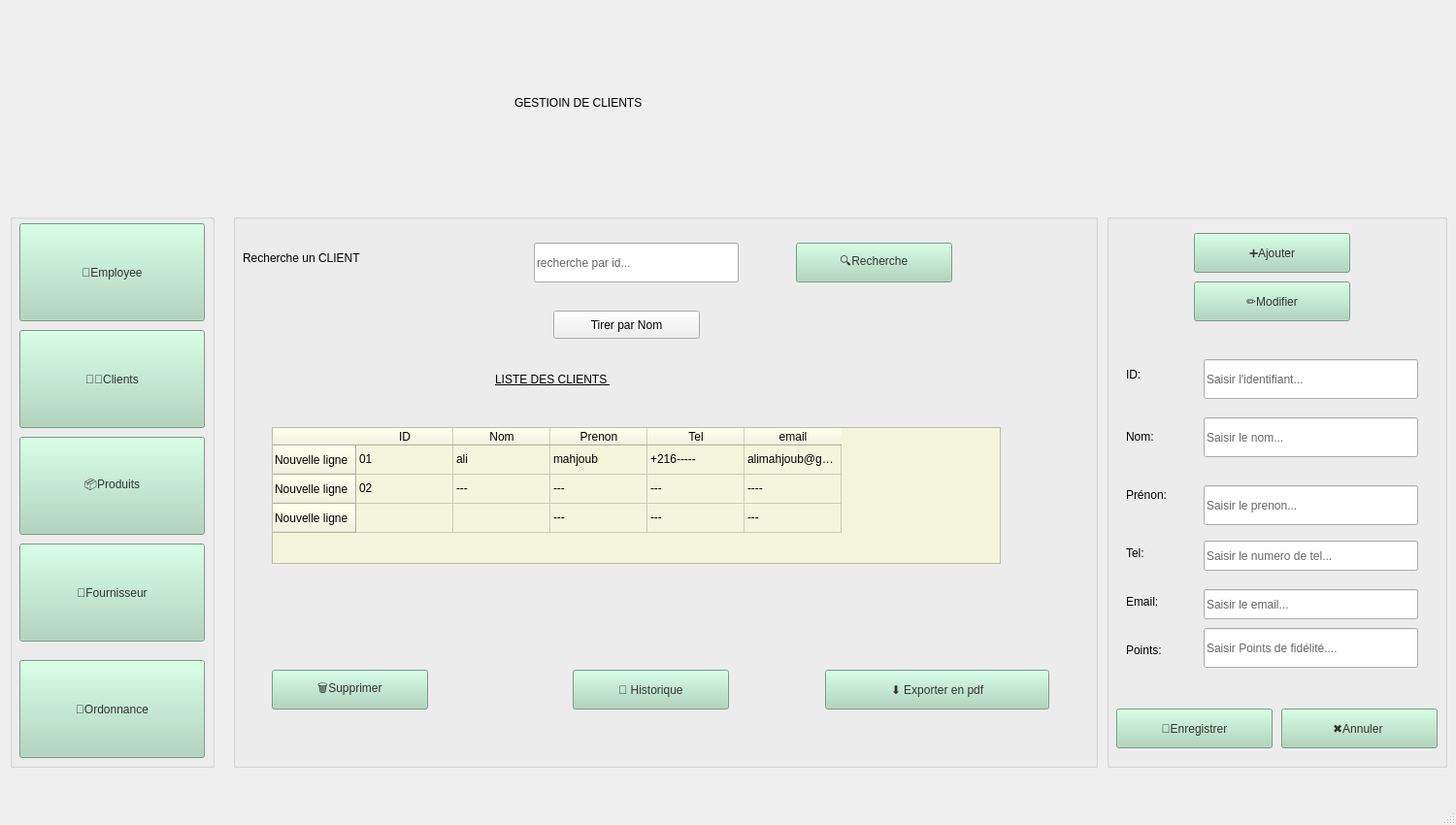
<?xml version="1.0" encoding="UTF-8"?>
<ui version="4.0">
 <class>MainWindowclient</class>
 <widget class="QMainWindow" name="MainWindowclient">
  <property name="geometry">
   <rect>
    <x>0</x>
    <y>0</y>
    <width>1500</width>
    <height>850</height>
   </rect>
  </property>
  <property name="windowTitle">
   <string>MainWindowclient</string>
  </property>
  <widget class="QWidget" name="centralwidget">
   <widget class="QStackedWidget" name="stackedWidget">
    <property name="geometry">
     <rect>
      <x>0</x>
      <y>0</y>
      <width>1500</width>
      <height>850</height>
     </rect>
    </property>
    <property name="styleSheet">
     <string notr="true">background-image: url(:/back 1.png);</string>
    </property>
    <widget class="QWidget" name="page">
     <widget class="QLabel" name="label">
      <property name="geometry">
       <rect>
        <x>20</x>
        <y>20</y>
        <width>150</width>
        <height>150</height>
       </rect>
      </property>
      <property name="styleSheet">
       <string notr="true">background-image: url(:/logo1.png);</string>
      </property>
      <property name="text">
       <string/>
      </property>
     </widget>
     <widget class="QGroupBox" name="groupBox2">
      <property name="geometry">
       <rect>
        <x>240</x>
        <y>220</y>
        <width>891</width>
        <height>571</height>
       </rect>
      </property>
      <property name="title">
       <string/>
      </property>
      <widget class="QLabel" name="Titre2">
       <property name="geometry">
        <rect>
         <x>270</x>
         <y>150</y>
         <width>231</width>
         <height>41</height>
        </rect>
       </property>
       <property name="styleSheet">
        <string notr="true">color: rgb(0, 0, 0);
text-decoration: underline;
font: 9pt &quot;Segoe UI&quot;;
font: 16pt &quot;Segoe UI&quot;;</string>
       </property>
       <property name="text">
        <string>LISTE DES CLIENTS </string>
       </property>
      </widget>
      <widget class="QTableWidget" name="tabc">
       <property name="geometry">
        <rect>
         <x>40</x>
         <y>220</y>
         <width>751</width>
         <height>141</height>
        </rect>
       </property>
       <property name="styleSheet">
        <string notr="true">background-color: rgb(245, 245, 220);
font: 10pt &quot;Segoe UI&quot;;
color: rgb(0, 0, 0);</string>
       </property>
       <row>
        <property name="text">
         <string>Nouvelle ligne</string>
        </property>
       </row>
       <row>
        <property name="text">
         <string>Nouvelle ligne</string>
        </property>
       </row>
       <row>
        <property name="text">
         <string>Nouvelle ligne</string>
        </property>
       </row>
       <column>
        <property name="text">
         <string>ID</string>
        </property>
       </column>
       <column>
        <property name="text">
         <string>Nom</string>
        </property>
       </column>
       <column>
        <property name="text">
         <string>Prenon</string>
        </property>
       </column>
       <column>
        <property name="text">
         <string>Tel</string>
        </property>
       </column>
       <column>
        <property name="text">
         <string>email</string>
        </property>
       </column>
       <item row="0" column="0">
        <property name="text">
         <string>01</string>
        </property>
       </item>
       <item row="0" column="1">
        <property name="text">
         <string>ali</string>
        </property>
       </item>
       <item row="0" column="2">
        <property name="text">
         <string>mahjoub</string>
        </property>
       </item>
       <item row="0" column="3">
        <property name="text">
         <string>+216-----</string>
        </property>
       </item>
       <item row="0" column="4">
        <property name="text">
         <string>alimahjoub@gmail.com</string>
        </property>
       </item>
       <item row="1" column="0">
        <property name="text">
         <string>02</string>
        </property>
       </item>
       <item row="1" column="1">
        <property name="text">
         <string>---</string>
        </property>
       </item>
       <item row="1" column="2">
        <property name="text">
         <string>---</string>
        </property>
       </item>
       <item row="1" column="3">
        <property name="text">
         <string>---</string>
        </property>
       </item>
       <item row="1" column="4">
        <property name="text">
         <string>----</string>
        </property>
       </item>
       <item row="2" column="2">
        <property name="text">
         <string>---</string>
        </property>
       </item>
       <item row="2" column="3">
        <property name="text">
         <string>---</string>
        </property>
       </item>
       <item row="2" column="4">
        <property name="text">
         <string>---</string>
        </property>
       </item>
      </widget>
      <widget class="QPushButton" name="brecherche">
       <property name="geometry">
        <rect>
         <x>580</x>
         <y>30</y>
         <width>161</width>
         <height>41</height>
        </rect>
       </property>
       <property name="styleSheet">
        <string notr="true">background-color: rgb(168, 213, 186);
font: 14pt &quot;Segoe UI&quot;;
color: rgb(51, 51, 51);</string>
       </property>
       <property name="text">
        <string>🔍Recherche</string>
       </property>
      </widget>
      <widget class="QPushButton" name="bhistorique">
       <property name="geometry">
        <rect>
         <x>350</x>
         <y>470</y>
         <width>161</width>
         <height>41</height>
        </rect>
       </property>
       <property name="styleSheet">
        <string notr="true">background-color: rgb(168, 213, 186);
font: 14pt &quot;Segoe UI&quot;;
color: rgb(51, 51, 51);</string>
       </property>
       <property name="text">
        <string>📜 Historique</string>
       </property>
      </widget>
      <widget class="QPushButton" name="bexporter">
       <property name="geometry">
        <rect>
         <x>610</x>
         <y>470</y>
         <width>231</width>
         <height>41</height>
        </rect>
       </property>
       <property name="styleSheet">
        <string notr="true">background-color: rgb(168, 213, 186);
font: 14pt &quot;Segoe UI&quot;;
color: rgb(51, 51, 51);</string>
       </property>
       <property name="text">
        <string>⬇ Exporter en pdf</string>
       </property>
      </widget>
      <widget class="QLineEdit" name="lineEdit">
       <property name="geometry">
        <rect>
         <x>310</x>
         <y>30</y>
         <width>211</width>
         <height>41</height>
        </rect>
       </property>
       <property name="styleSheet">
        <string notr="true">color: rgb(102, 102, 102);
font: 11pt &quot;Segoe UI&quot;;
</string>
       </property>
       <property name="text">
        <string>recherche par id...</string>
       </property>
      </widget>
      <widget class="QLabel" name="label_2">
       <property name="geometry">
        <rect>
         <x>10</x>
         <y>30</y>
         <width>251</width>
         <height>31</height>
        </rect>
       </property>
       <property name="styleSheet">
        <string notr="true">color: rgb(0, 0, 0);
font: 16pt &quot;Segoe UI&quot;;</string>
       </property>
       <property name="text">
        <string>Recherche un CLIENT</string>
       </property>
      </widget>
      <widget class="QPushButton" name="pushButton">
       <property name="geometry">
        <rect>
         <x>330</x>
         <y>100</y>
         <width>151</width>
         <height>29</height>
        </rect>
       </property>
       <property name="styleSheet">
        <string notr="true">color: rgb(0, 0, 0);
font: 12pt &quot;Segoe UI&quot;;</string>
       </property>
       <property name="text">
        <string>Tirer par Nom</string>
       </property>
      </widget>
      <widget class="QPushButton" name="bsupprimer">
       <property name="geometry">
        <rect>
         <x>40</x>
         <y>470</y>
         <width>161</width>
         <height>41</height>
        </rect>
       </property>
       <property name="styleSheet">
        <string notr="true">background-color: rgb(168, 213, 186);
font: 14pt &quot;Segoe UI&quot;;
color: rgb(51, 51, 51);</string>
       </property>
       <property name="text">
        <string>🗑Supprimer</string>
       </property>
      </widget>
     </widget>
     <widget class="QGroupBox" name="groupBox1">
      <property name="geometry">
       <rect>
        <x>10</x>
        <y>220</y>
        <width>211</width>
        <height>571</height>
       </rect>
      </property>
      <property name="styleSheet">
       <string notr="true"/>
      </property>
      <property name="title">
       <string/>
      </property>
      <widget class="QPushButton" name="bc">
       <property name="geometry">
        <rect>
         <x>10</x>
         <y>120</y>
         <width>191</width>
         <height>101</height>
        </rect>
       </property>
       <property name="styleSheet">
        <string notr="true">background-color: rgb(168, 213, 186);
color: rgb(51, 51, 51);
font: 18pt &quot;Segoe UI&quot;;</string>
       </property>
       <property name="text">
        <string>🧑‍💼Clients</string>
       </property>
      </widget>
      <widget class="QPushButton" name="bp">
       <property name="geometry">
        <rect>
         <x>10</x>
         <y>230</y>
         <width>191</width>
         <height>101</height>
        </rect>
       </property>
       <property name="styleSheet">
        <string notr="true">background-color: rgb(168, 213, 186);
color: rgb(51, 51, 51);
font: 18pt &quot;Segoe UI&quot;;</string>
       </property>
       <property name="text">
        <string>📦Produits</string>
       </property>
      </widget>
      <widget class="QPushButton" name="bf">
       <property name="geometry">
        <rect>
         <x>10</x>
         <y>340</y>
         <width>191</width>
         <height>101</height>
        </rect>
       </property>
       <property name="styleSheet">
        <string notr="true">background-color: rgb(168, 213, 186);
color: rgb(51, 51, 51);
font: 18pt &quot;Segoe UI&quot;;</string>
       </property>
       <property name="text">
        <string>🚚Fournisseur</string>
       </property>
      </widget>
      <widget class="QPushButton" name="ba">
       <property name="geometry">
        <rect>
         <x>10</x>
         <y>460</y>
         <width>191</width>
         <height>101</height>
        </rect>
       </property>
       <property name="styleSheet">
        <string notr="true">background-color: rgb(168, 213, 186);
color: rgb(51, 51, 51);
font: 16pt &quot;Segoe UI&quot;;</string>
       </property>
       <property name="text">
        <string>📄Ordonnance</string>
       </property>
      </widget>
      <widget class="QPushButton" name="bem">
       <property name="geometry">
        <rect>
         <x>10</x>
         <y>10</y>
         <width>191</width>
         <height>101</height>
        </rect>
       </property>
       <property name="styleSheet">
        <string notr="true">background-color: rgb(168, 213, 186);
color: rgb(51, 51, 51);
font: 18pt &quot;Segoe UI&quot;;</string>
       </property>
       <property name="text">
        <string>👤Employee</string>
       </property>
      </widget>
     </widget>
     <widget class="QGroupBox" name="groupBox">
      <property name="geometry">
       <rect>
        <x>1140</x>
        <y>220</y>
        <width>351</width>
        <height>571</height>
       </rect>
      </property>
      <property name="title">
       <string/>
      </property>
      <widget class="QPushButton" name="bajouter">
       <property name="geometry">
        <rect>
         <x>90</x>
         <y>20</y>
         <width>161</width>
         <height>41</height>
        </rect>
       </property>
       <property name="styleSheet">
        <string notr="true">background-color: rgb(168, 213, 186);
font: 14pt &quot;Segoe UI&quot;;
color: rgb(51, 51, 51);</string>
       </property>
       <property name="text">
        <string>➕Ajouter</string>
       </property>
      </widget>
      <widget class="QPushButton" name="bmodifier">
       <property name="geometry">
        <rect>
         <x>90</x>
         <y>70</y>
         <width>161</width>
         <height>41</height>
        </rect>
       </property>
       <property name="styleSheet">
        <string notr="true">background-color: rgb(168, 213, 186);
font: 14pt &quot;Segoe UI&quot;;
color: rgb(51, 51, 51);</string>
       </property>
       <property name="text">
        <string>✏️Modifier</string>
       </property>
      </widget>
      <widget class="QLabel" name="non">
       <property name="geometry">
        <rect>
         <x>20</x>
         <y>140</y>
         <width>41</width>
         <height>51</height>
        </rect>
       </property>
       <property name="styleSheet">
        <string notr="true">font: 11pt &quot;Segoe UI&quot;;
color: rgb(0, 0, 0);
</string>
       </property>
       <property name="text">
        <string>ID:</string>
       </property>
      </widget>
      <widget class="QLabel" name="label_3">
       <property name="geometry">
        <rect>
         <x>20</x>
         <y>220</y>
         <width>63</width>
         <height>20</height>
        </rect>
       </property>
       <property name="styleSheet">
        <string notr="true">font: 11pt &quot;Segoe UI&quot;;
color: rgb(0, 0, 0);</string>
       </property>
       <property name="text">
        <string>Nom:</string>
       </property>
      </widget>
      <widget class="QLabel" name="label_4">
       <property name="geometry">
        <rect>
         <x>20</x>
         <y>280</y>
         <width>63</width>
         <height>20</height>
        </rect>
       </property>
       <property name="styleSheet">
        <string notr="true">font: 11pt &quot;Segoe UI&quot;;
color: rgb(0, 0, 0);</string>
       </property>
       <property name="text">
        <string>Prénon:</string>
       </property>
      </widget>
      <widget class="QLabel" name="label_5">
       <property name="geometry">
        <rect>
         <x>20</x>
         <y>340</y>
         <width>63</width>
         <height>20</height>
        </rect>
       </property>
       <property name="styleSheet">
        <string notr="true">font: 11pt &quot;Segoe UI&quot;;
color: rgb(0, 0, 0);</string>
       </property>
       <property name="text">
        <string>Tel:</string>
       </property>
      </widget>
      <widget class="QLabel" name="label_6">
       <property name="geometry">
        <rect>
         <x>20</x>
         <y>390</y>
         <width>63</width>
         <height>20</height>
        </rect>
       </property>
       <property name="styleSheet">
        <string notr="true">font: 11pt &quot;Segoe UI&quot;;
color: rgb(0, 0, 0);</string>
       </property>
       <property name="text">
        <string>Email:</string>
       </property>
      </widget>
      <widget class="QLabel" name="label_7">
       <property name="geometry">
        <rect>
         <x>20</x>
         <y>440</y>
         <width>63</width>
         <height>20</height>
        </rect>
       </property>
       <property name="styleSheet">
        <string notr="true">font: 11pt &quot;Segoe UI&quot;;
color: rgb(0, 0, 0);</string>
       </property>
       <property name="text">
        <string>Points:</string>
       </property>
      </widget>
      <widget class="QLineEdit" name="lineid">
       <property name="geometry">
        <rect>
         <x>100</x>
         <y>150</y>
         <width>221</width>
         <height>41</height>
        </rect>
       </property>
       <property name="styleSheet">
        <string notr="true">color: rgb(102, 102, 102);
font: 11pt &quot;Segoe UI&quot;;</string>
       </property>
       <property name="text">
        <string>Saisir l'identifiant...</string>
       </property>
      </widget>
      <widget class="QLineEdit" name="linenom">
       <property name="geometry">
        <rect>
         <x>100</x>
         <y>210</y>
         <width>221</width>
         <height>41</height>
        </rect>
       </property>
       <property name="styleSheet">
        <string notr="true">color: rgb(102, 102, 102);
font: 11pt &quot;Segoe UI&quot;;</string>
       </property>
       <property name="text">
        <string>Saisir le nom...</string>
       </property>
      </widget>
      <widget class="QLineEdit" name="lineprenon">
       <property name="geometry">
        <rect>
         <x>100</x>
         <y>280</y>
         <width>221</width>
         <height>41</height>
        </rect>
       </property>
       <property name="styleSheet">
        <string notr="true">color: rgb(102, 102, 102);
font: 11pt &quot;Segoe UI&quot;;</string>
       </property>
       <property name="text">
        <string>Saisir le prenon...</string>
       </property>
      </widget>
      <widget class="QLineEdit" name="linetel">
       <property name="geometry">
        <rect>
         <x>100</x>
         <y>337</y>
         <width>221</width>
         <height>31</height>
        </rect>
       </property>
       <property name="styleSheet">
        <string notr="true">color: rgb(102, 102, 102);
font: 11pt &quot;Segoe UI&quot;;</string>
       </property>
       <property name="text">
        <string>Saisir le numero de tel...</string>
       </property>
      </widget>
      <widget class="QLineEdit" name="lineemail">
       <property name="geometry">
        <rect>
         <x>100</x>
         <y>387</y>
         <width>221</width>
         <height>31</height>
        </rect>
       </property>
       <property name="styleSheet">
        <string notr="true">color: rgb(102, 102, 102);
font: 11pt &quot;Segoe UI&quot;;</string>
       </property>
       <property name="text">
        <string>Saisir le email...</string>
       </property>
      </widget>
      <widget class="QLineEdit" name="linepoints">
       <property name="geometry">
        <rect>
         <x>100</x>
         <y>427</y>
         <width>221</width>
         <height>41</height>
        </rect>
       </property>
       <property name="styleSheet">
        <string notr="true">color: rgb(102, 102, 102);
font: 11pt &quot;Segoe UI&quot;;</string>
       </property>
       <property name="text">
        <string>Saisir Points de fidélité....</string>
       </property>
      </widget>
      <widget class="QPushButton" name="pushButton_3">
       <property name="geometry">
        <rect>
         <x>10</x>
         <y>510</y>
         <width>161</width>
         <height>41</height>
        </rect>
       </property>
       <property name="styleSheet">
        <string notr="true">background-color: rgb(168, 213, 186);
font: 14pt &quot;Segoe UI&quot;;
color: rgb(51, 51, 51);</string>
       </property>
       <property name="text">
        <string>💾Enregistrer</string>
       </property>
      </widget>
      <widget class="QPushButton" name="pushButton_4">
       <property name="geometry">
        <rect>
         <x>180</x>
         <y>510</y>
         <width>161</width>
         <height>41</height>
        </rect>
       </property>
       <property name="styleSheet">
        <string notr="true">background-color: rgb(168, 213, 186);
font: 14pt &quot;Segoe UI&quot;;
color: rgb(51, 51, 51);</string>
       </property>
       <property name="text">
        <string>✖Annuler </string>
       </property>
      </widget>
     </widget>
     <widget class="QLabel" name="titgr">
      <property name="geometry">
       <rect>
        <x>530</x>
        <y>80</y>
        <width>351</width>
        <height>51</height>
       </rect>
      </property>
      <property name="whatsThis">
       <string>&lt;html&gt;&lt;head/&gt;&lt;body&gt;&lt;p align=&quot;center&quot;&gt;&lt;br/&gt;&lt;/p&gt;&lt;/body&gt;&lt;/html&gt;</string>
      </property>
      <property name="styleSheet">
       <string notr="true">font: 20pt &quot;Segoe UI&quot;;
color: rgb(0, 0, 0);</string>
      </property>
      <property name="text">
       <string>GESTIOIN DE CLIENTS</string>
      </property>
     </widget>
    </widget>
    <widget class="QWidget" name="page_2"/>
   </widget>
  </widget>
  <widget class="QMenuBar" name="menubar">
   <property name="geometry">
    <rect>
     <x>0</x>
     <y>0</y>
     <width>1500</width>
     <height>25</height>
    </rect>
   </property>
  </widget>
  <widget class="QStatusBar" name="statusbar"/>
 </widget>
 <resources/>
 <connections/>
</ui>
